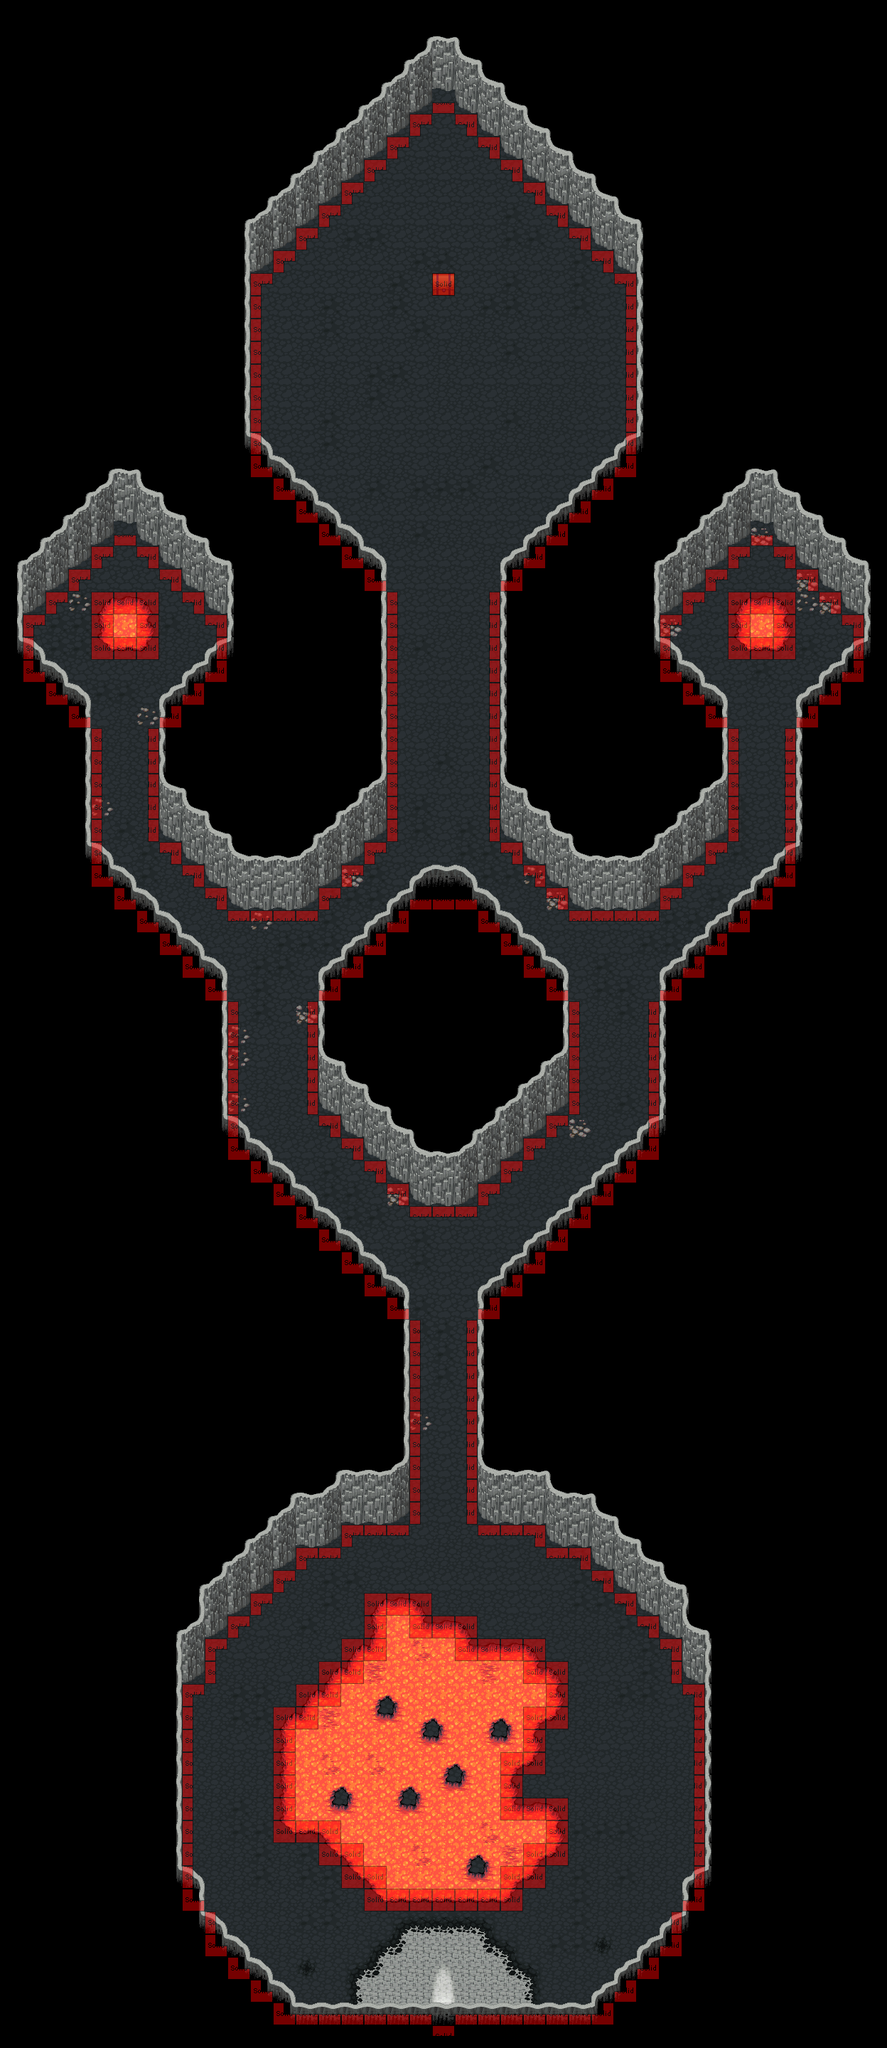

Rendered tile map (Tiled .tmx) drawn with the repository's tilesets; below, a short description and the map source with its tile grids summarised:
An orthogonal 39x90 tile map with 32x32 px tiles, 6 tile layers (background0, background1, background2, foreground0, ...), 7 tilesets and 2 objects (change-map, PNJ).

<map version="1.0" orientation="orthogonal" width="39" height="90" tilewidth="32" tileheight="32">
 <tileset firstgid="1" name="tileset3" tilewidth="32" tileheight="32">
  <image source="tuiles/tileset3.png" width="960" height="960" />
 </tileset>
 <tileset firstgid="901" name="tileset4" tilewidth="32" tileheight="32">
  <image source="tuiles/tileset4.png" width="960" height="960" />
 </tileset>
 <tileset firstgid="1801" name="mine" tilewidth="32" tileheight="32">
  <image source="tuiles/mine.png" width="256" height="1568" />
 </tileset>
 <tileset firstgid="2193" name="collision" tilewidth="32" tileheight="32">
  <image source="tuiles/logic.png" width="160" height="160" />
 </tileset>
 <tileset firstgid="2218" name="lave" tilewidth="32" tileheight="32">
  <image source="tuiles/lava.png" width="96" height="192" />
 </tileset>
 <tileset firstgid="2236" name="lavedurcie" tilewidth="32" tileheight="32">
  <image source="tuiles/lavarock.png" width="96" height="192" />
 </tileset>
 <tileset firstgid="2254" name="coffre" tilewidth="32" tileheight="32">
  <image source="tuiles/chests.png" trans="ffffff" width="64" height="96" />
 </tileset>
 <layer name="background0" width="39" height="90">
  <data>[3510 cells, 1366 non-empty, 7 distinct tile ids]</data>
 </layer>
 <layer name="background1" width="39" height="90">
  <data>[3510 cells, 514 non-empty, 38 distinct tile ids]</data>
 </layer>
 <layer name="background2" width="39" height="90">
  <data>[3510 cells, 126 non-empty, 16 distinct tile ids]</data>
 </layer>
 <layer name="foreground0" width="39" height="90">
  <data>[3510 cells, 220 non-empty, 9 distinct tile ids]</data>
 </layer>
 <layer name="foreground1" width="39" height="90">
  <data>[3510 cells, 0 non-empty, 0 distinct tile ids]</data>
 </layer>
 <layer name="collision" width="39" height="90" opacity="0.46">
  <data>[3510 cells, 365 non-empty, 9 distinct tile ids]</data>
 </layer>
 <objectgroup name="trigger" width="39" height="90">
  <object name="sb" type="change-map" x="608" y="2831" width="32" height="16">
   <properties>
    <property name="dest-map" value="mine.tmx" />
    <property name="dest-x" value="1136" />
    <property name="dest-y" value="208" />
   </properties>
  </object>
  <object name="Coffre" type="PNJ" x="608" y="384" width="32" height="32">
   <properties>
    <property name="dialogue" value="" />
    <property name="pos-x" value="608" />
    <property name="pos-y" value="384" />
    <property name="start" value="" />
   </properties>
  </object>
 </objectgroup>
</map>
